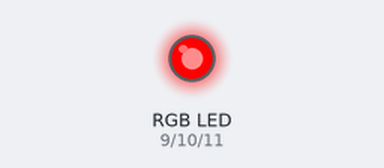
This sketch was run on a simulated Arduino Uno, built with avr-gcc and run on an emulated ATmega328P. Shown: an RGB LED mixed from three pins (HIGH = lit). Dim RGB values are drawn brighter than linear.

Above: at 0.05 s.
At 1.5 s:
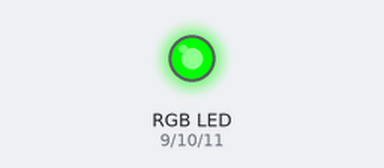
At 2.95 s:
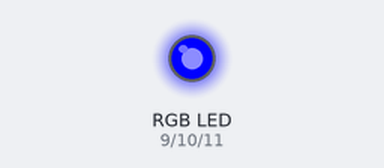
At 3.7 s:
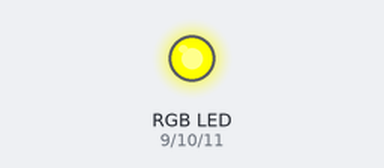
At 4.45 s:
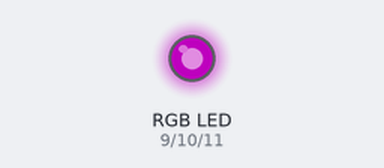
At 5.95 s:
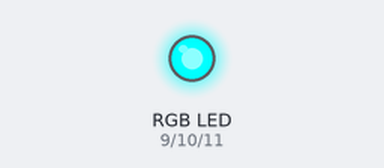
Timing chart, 0 to 7.8 s (numbered marks = the images above):
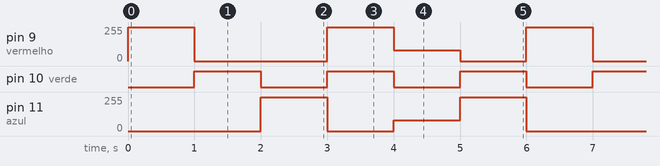

The sketch:

rgb.ino
```cpp
/* Led pins (PWM)
 *  Red - pin 9
 *  Green - pin 10
 *  Blue - pin 11
 */
int vermelho = 9;
int verde = 10;
int azul = 11;

void setup()
{
  pinMode(vermelho, OUTPUT);
  pinMode(verde, OUTPUT);
  pinMode(azul, OUTPUT);
}

void loop()
{
  setColor(0xFF0000);  // red
  delay(1000);
  setColor(0x00FF00);  // green
  delay(1000);
  setColor(0x0000FF);  // blue
  delay(1000);
  setColor(0xFFFF00);  // yellow
  delay(1000);
  setColor(0x500050);  // purple
  delay(1000);
  setColor(0x00FFFF);  // aqua
  delay(1000);
}

void setColor(long color) {
  analogWrite(vermelho, color >> 16);
  analogWrite(verde, color >> 8 & 0xFF);
  analogWrite(azul, color & 0xFF);
}
```

Measured:
- by itself, pin 9 (vermelho): repeats every 6.0 s: 0/255 2.0 s, 255/255 1.0 s, 80/255 1.0 s, 0/255 1.0 s, 255/255 1.0 s
- by itself, pin 10 (verde): alternates HIGH for 1.0 s and LOW for 1.0 s
- by itself, pin 11 (azul): repeats every 6.0 s: 0/255 1.0 s, 80/255 1.0 s, 255/255 1.0 s, 0/255 2.0 s, 255/255 1.0 s
